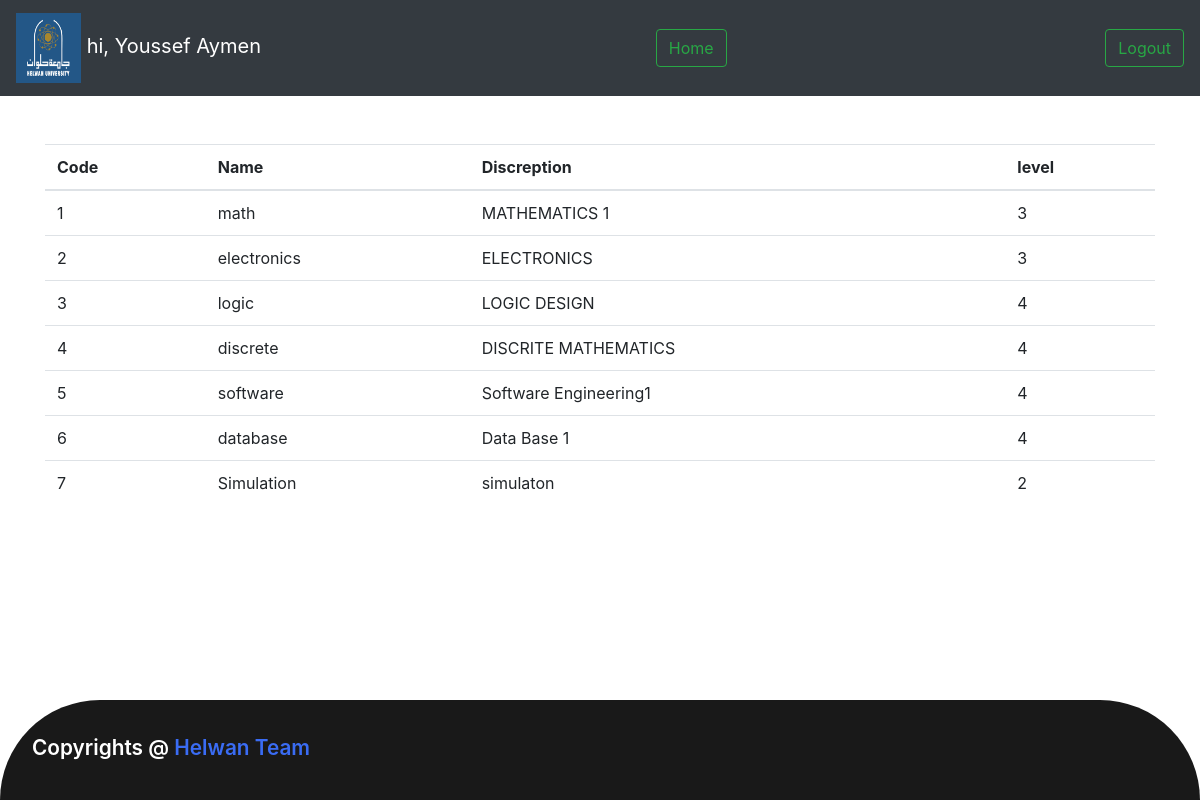
The page /views/studentcourse.php (signed in) on the database its author committed.
### tables this page shows
CREATE TABLE `course` (
  `code` int(100) NOT NULL,
  `name` varchar(100) NOT NULL,
  `discpretion` varchar(100) NOT NULL,
  `level` int(100) NOT NULL
);

### include/connect.php (called while the page is built)
<?php
$host = 'localhost';
$dbName = 'faculity';
$dbUser= 'root';
$dbPass = '';
?>

### include/DatabaseConnectionSingleton.php (called while the page is built, shortened)
<?php
class Singleton {
	private static  $uniqueinstance = null;
	public static function getinstance()
	{
		if(@self::$uniqueinstance == null)
		{
			require 'connect.php';
			self::$uniqueinstance =  new mysqli($host, $dbUser, $dbPass, $dbName);
		}
		return self::$uniqueinstance;
	}
}
?>

### include/DatabaseClass.php (called while the page is built, shortened)
<?php
class database {
    public $conn;
	function __construct() {
		require_once 'connect.php';
		include_once 'DatabaseConnectionSingleton.php';
		$this->conn = Singleton::getinstance();
    }
	function check($sql)
	{
		if ($result = $this->conn->query($sql)) {
			$num = $result->num_rows;
			return $num;
        }
	}
	function display($sql)
	{
		if ($result = $this->conn->query($sql)) {
            $num = $result->num_rows;
            if ($num > 0) {
                for ($i = 0; $i < $num; $i++) {
                    $data[$i] = $result->fetch_array(MYSQLI_ASSOC);
                }return $data;
            }
        } else {
            throw new Exception("problem in query:".$sql);
        }
	}
}
?>

### views/studentcourse.php (the view, shortened to what this page needs)
  <?php
if($_SESSION['username'] && $_SESSION['type'] == "admin"||"student")
{?>
<?php
	include_once '../include/DatabaseClass.php';
	$db = new database();
	$sql = "SELECT * FROM course ";
	$result = $db->display($sql);
	$numrows = $db->check($sql);
	?>
<head>
	<link rel="stylesheet" href="../bootstrap-4.6.1-dist/css/bootstrap.min.css">
  <link rel="stylesheet" href="../css/main.css">
</head>
<body>
	<nav class="navbar navbar-dark bg-dark">
        <a class="navbar-brand" href="#">
        <img src="../images/Assets/download (1).png" alt="" width="65" height="70">
            hi, <?php echo $_SESSION['fname'] . " " . $_SESSION['lname']; ?>
        </a>
		<form action="admin_home.php" method="post" class="form-inline" style="margin:0;">
			<button class="btn btn-outline-success my-2 my-sm-0" type="submit" name="submitLogout">Home</button>
		</form>
		<form action="../controller/LogoutController.php" method="post" class="form-inline" style="margin:0;">
			<button class="btn btn-outline-success my-2 my-sm-0" type="submit" name="submitLogout">Logout</button>
		</form>
    </nav>
	<div class="container mt-5">
<?php
    if (!$numrows) {
        echo '<p>No results found.</p>';
    }
	else {
    ?>
		<table class="table">
		  <thead>
			<tr>
			  <th scope="col">Code</th>
			  <th scope="col">Name</th>
			  <th scope="col">Discreption</th>
        <th scope="col">level</th>
			</tr>
		  </thead>
		  <tbody>
		    <?php for ($x = 0; $x < $numrows; $x++) { ?>
			<tr code="record_<?php echo $result[$x]['code']; ?>">
			  <td><?php echo $result[$x]['code']; ?></td>
			  <td><?php echo $result[$x]['name']; ?></td>
			  <td><?php echo $result[$x]['discpretion']; ?></td>
        <td><?php echo $result[$x]['level']; ?></td>
			</tr>
			<?php } ?>
		  </tbody>
		</table>
		<?php
		}
		?>
	<div>
  <footer class="footer">
        <p class="footer-title">Copyrights @ <span>Helwan Team</span></p>
        </div>
</body>
<?php
}
else
{
	header("location:../index.php");
}
?>

### css/main.css (style rules this page uses)
span { color: red; }
body { margin: 0; padding: 0; }
.footer { background-color: #191919; color: #fff; padding: 2em; display: flex; justify-content: space-between; border-top-left-radius: 125px; border-top-right-radius: 125px; position: absolute; bottom: 0; left: 0; right: 0; height:100px; }
.footer-title { font-size: 1.3em; font-weight: 600; }
.footer-title span { color: #3a6cf4; }

### rows shown on the page
course: code "1", name "math", discpretion "MATHEMATICS 1", level "3"
course: code "2", name "electronics", discpretion "ELECTRONICS", level "3"
course: code "3", name "logic", discpretion "LOGIC DESIGN", level "4"
course: code "4", name "discrete", discpretion "DISCRITE MATHEMATICS", level "4"
course: code "5", name "software", discpretion "Software Engineering1", level "4"
course: code "6", name "database", discpretion "Data Base 1", level "4"
course: code "7", name "Simulation", discpretion "simulaton", level "2"

### other values the page prints
$_SESSION['fname'] "Youssef"
$_SESSION['lname'] "Aymen"
